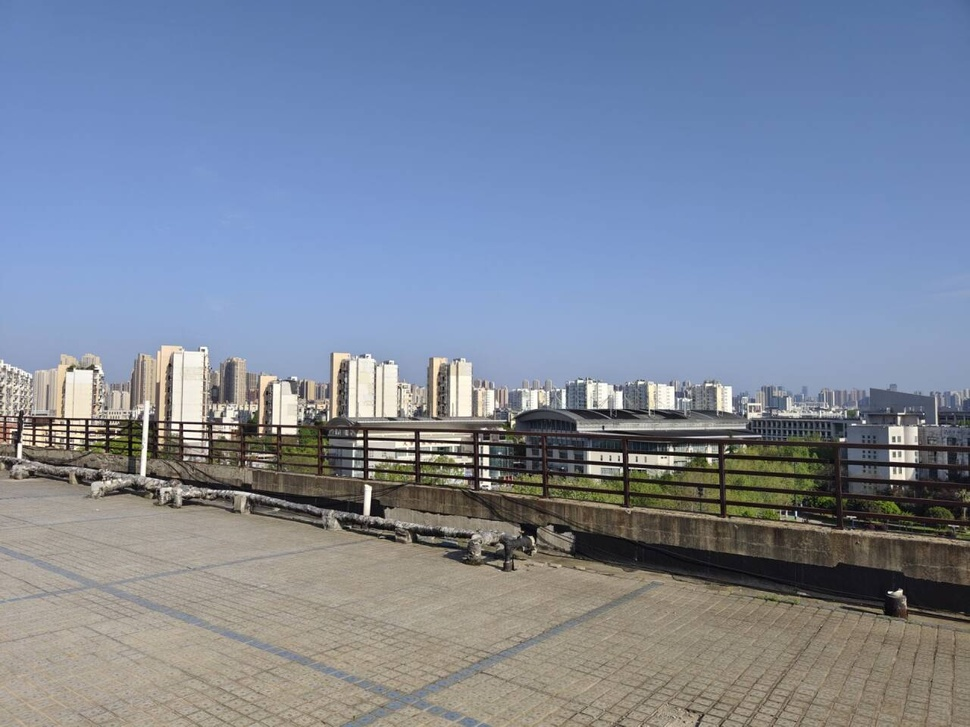
#> input picture openCVclass/my.jpg, 970 x 727 px, shrunk from 1280 x 960 before the run
$ python 3partA.py
#> lines starting #> are read from the running program, lines starting #| are printed output that depends on the picture
####

#给出一个灰度图片的离散傅里叶变换频谱图，再进行逆变换

####
import cv2
import numpy as np
import matplotlib.pyplot as plt
# 设置字体以支持中文显示
plt.rcParams['font.sans-serif'] = ['SimHei']
plt.rcParams['axes.unicode_minus'] = False


def dft_and_idft(image_path):
    # 读取图像并转换为灰度图像
#> called with image_path = 'my.jpg'
    img = cv2.imread(image_path, cv2.IMREAD_GRAYSCALE)
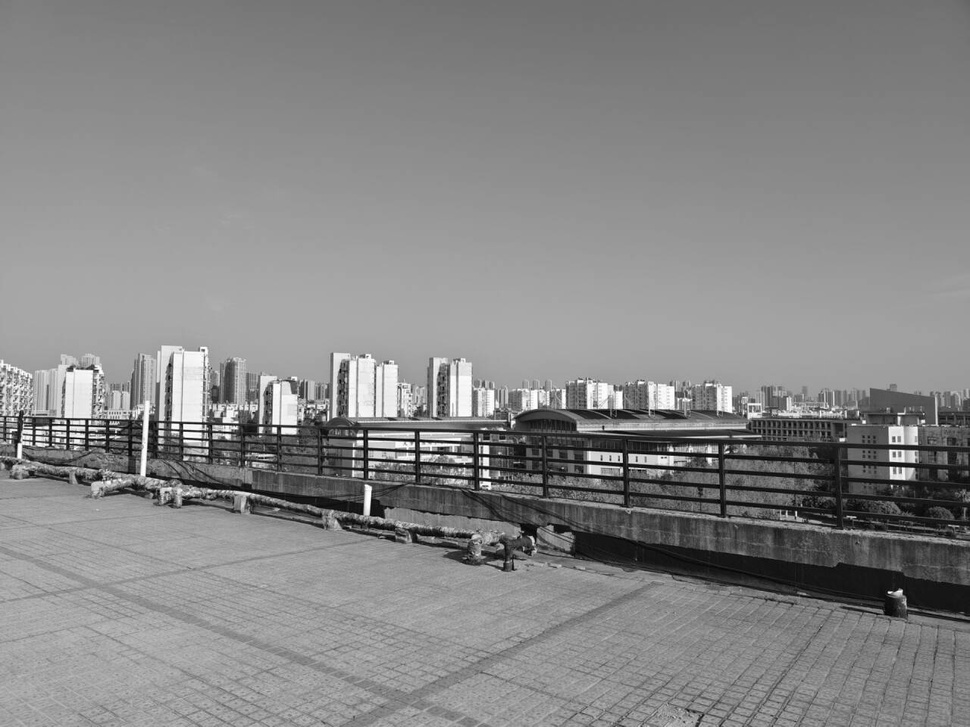
#> img: shape (727, 970); min 0, max 255, mean 134.5
    # 将图像转换为浮点型
    img_float = np.float32(img)
    # 进行离散傅里叶变换
    dft = cv2.dft(img_float, flags=cv2.DFT_COMPLEX_OUTPUT)
    dft_shifted = np.fft.fftshift(dft)  # 将低频移动到中心
    # 计算频谱
    magnitude_spectrum = cv2.magnitude(dft_shifted[:, :, 0], dft_shifted[:, :, 1])
    magnitude_spectrum = np.log(magnitude_spectrum + 1)  # 使用对数缩放
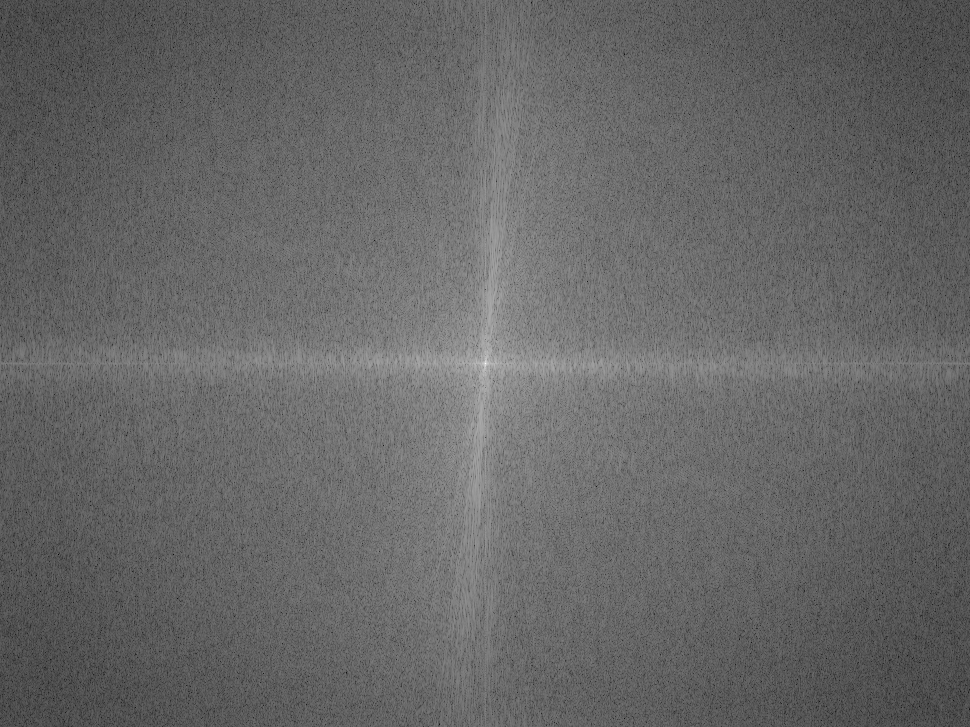
#> magnitude_spectrum: shape (727, 970) float32; min 1.64, max 18.37, mean 8.38; drawn with min black and max white
    # 进行逆离散傅里叶变换
    idft_shifted = np.fft.ifftshift(dft_shifted)  # 逆移位
    img_reconstructed = cv2.idft(idft_shifted)
    img_reconstructed = cv2.magnitude(img_reconstructed[:, :, 0], img_reconstructed[:, :, 1])  # 取幅值
    # 显示结果
    plt.figure(figsize=(12, 6))

    # 显示原图
    plt.subplot(1, 3, 1)
    plt.imshow(img, cmap='gray')
    plt.title('原始图片')
    plt.axis('off')

    # 显示频谱图
    plt.subplot(1, 3, 2)
    plt.imshow(magnitude_spectrum, cmap='gray')
    plt.title('频谱图')
    plt.axis('off')

    # 显示重建图像
    plt.subplot(1, 3, 3)
    plt.imshow(img_reconstructed, cmap='gray')
    plt.title('逆变换图')
    plt.axis('off')

    plt.tight_layout()
    plt.show()
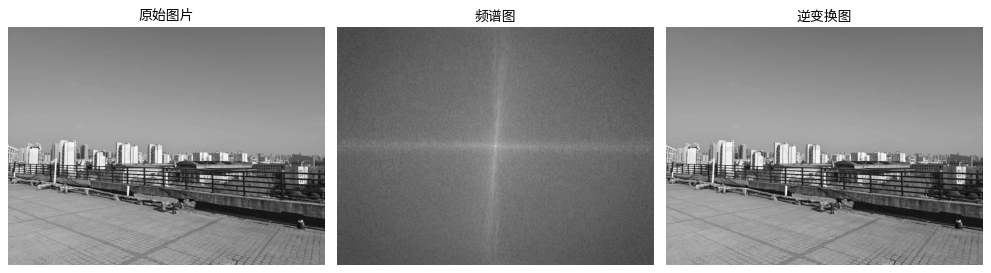
#> figure drawn by matplotlib, 3 panels

# 调用函数，输入图像路径
dft_and_idft('my.jpg')
